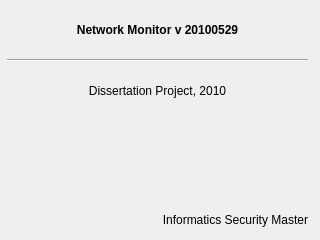
<?xml version="1.0" encoding="UTF-8"?>
<ui version="4.0">
 <class>DialogAbout</class>
 <widget class="QDialog" name="DialogAbout">
  <property name="minimumSize">
   <size>
    <width>320</width>
    <height>240</height>
   </size>
  </property>
  <property name="maximumSize">
   <size>
    <width>320</width>
    <height>240</height>
   </size>
  </property>
  <property name="windowTitle">
   <string>About</string>
  </property>
  <widget class="QWidget" name="">
   <property name="geometry">
    <rect>
     <x>7</x>
     <y>6</y>
     <width>301</width>
     <height>221</height>
    </rect>
   </property>
   <layout class="QVBoxLayout" name="verticalLayout">
    <item>
     <layout class="QGridLayout" name="gridLayout">
      <item row="0" column="0">
       <widget class="QLabel" name="label">
        <property name="font">
         <font>
          <weight>75</weight>
          <bold>true</bold>
         </font>
        </property>
        <property name="text">
         <string>Network Monitor v 20100529</string>
        </property>
        <property name="alignment">
         <set>Qt::AlignCenter</set>
        </property>
       </widget>
      </item>
      <item row="1" column="0">
       <widget class="Line" name="line">
        <property name="orientation">
         <enum>Qt::Horizontal</enum>
        </property>
       </widget>
      </item>
      <item row="2" column="0">
       <widget class="QLabel" name="label_4">
        <property name="text">
         <string>Dissertation Project, 2010</string>
        </property>
        <property name="alignment">
         <set>Qt::AlignCenter</set>
        </property>
       </widget>
      </item>
     </layout>
    </item>
    <item>
     <widget class="QLabel" name="label_2">
      <property name="text">
       <string>Informatics Security Master</string>
      </property>
      <property name="alignment">
       <set>Qt::AlignBottom|Qt::AlignRight|Qt::AlignTrailing</set>
      </property>
     </widget>
    </item>
   </layout>
  </widget>
 </widget>
 <resources/>
 <connections/>
</ui>
